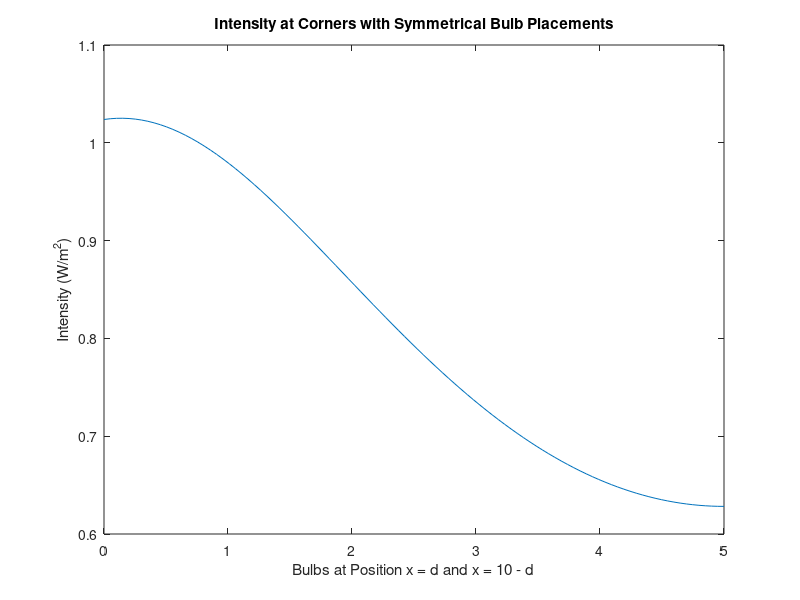

This figure's MATLAB source:
d = linspace(0, 5);
I = 150./(4*pi*(d.^2 + 13)) + 150./(4*pi*((10-d).^2 + 13));
plot(d, I);
ylabel('Intensity (W/m^2)')
xlabel('Bulbs at Position x = d and x = 10 - d')
title('Intensity at Corners with Symmetrical Bulb Placements')
